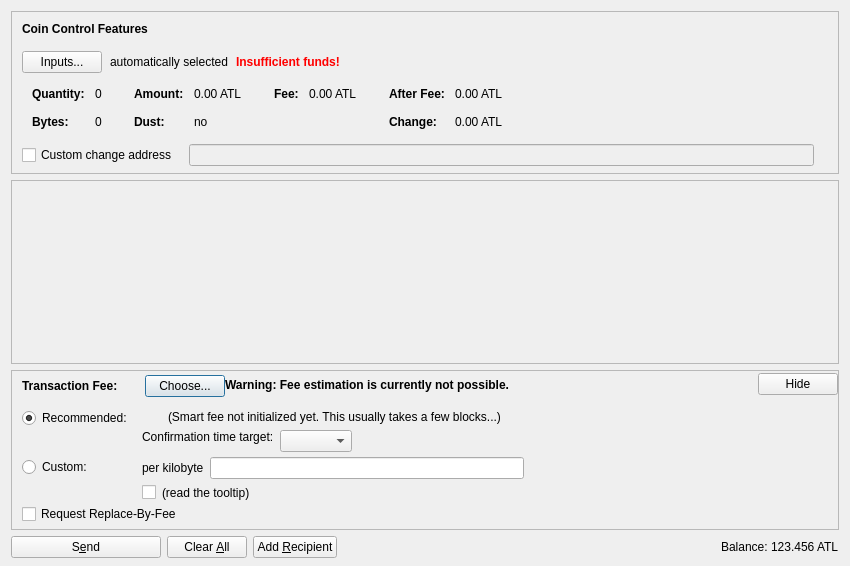
<?xml version="1.0" encoding="UTF-8"?>
<ui version="4.0">
 <class>SendCoinsDialog</class>
 <widget class="QDialog" name="SendCoinsDialog">
  <property name="geometry">
   <rect>
    <x>0</x>
    <y>0</y>
    <width>850</width>
    <height>566</height>
   </rect>
  </property>
  <property name="windowTitle">
   <string>Send Coins</string>
  </property>
  <layout class="QVBoxLayout" name="verticalLayout" stretch="0,1,0,0">
   <property name="bottomMargin">
    <number>8</number>
   </property>
   <item>
    <widget class="QFrame" name="frameCoinControl">
     <property name="sizePolicy">
      <sizepolicy hsizetype="Expanding" vsizetype="Expanding">
       <horstretch>0</horstretch>
       <verstretch>0</verstretch>
      </sizepolicy>
     </property>
     <property name="maximumSize">
      <size>
       <width>16777215</width>
       <height>16777215</height>
      </size>
     </property>
     <property name="frameShape">
      <enum>QFrame::StyledPanel</enum>
     </property>
     <property name="frameShadow">
      <enum>QFrame::Sunken</enum>
     </property>
     <layout class="QVBoxLayout" name="verticalLayoutCoinControl2">
      <property name="spacing">
       <number>0</number>
      </property>
      <property name="leftMargin">
       <number>0</number>
      </property>
      <property name="topMargin">
       <number>0</number>
      </property>
      <property name="rightMargin">
       <number>0</number>
      </property>
      <property name="bottomMargin">
       <number>6</number>
      </property>
      <item>
       <layout class="QVBoxLayout" name="verticalLayoutCoinControl" stretch="0,0,0,0,1">
        <property name="spacing">
         <number>0</number>
        </property>
        <property name="leftMargin">
         <number>10</number>
        </property>
        <property name="topMargin">
         <number>10</number>
        </property>
        <item>
         <layout class="QHBoxLayout" name="horizontalLayoutCoinControl1">
          <property name="bottomMargin">
           <number>15</number>
          </property>
          <item>
           <widget class="QLabel" name="labelCoinControlFeatures">
            <property name="sizePolicy">
             <sizepolicy hsizetype="Preferred" vsizetype="Maximum">
              <horstretch>0</horstretch>
              <verstretch>0</verstretch>
             </sizepolicy>
            </property>
            <property name="font">
             <font>
              <weight>75</weight>
              <bold>true</bold>
             </font>
            </property>
            <property name="styleSheet">
             <string notr="true">font-weight:bold;</string>
            </property>
            <property name="text">
             <string>Coin Control Features</string>
            </property>
           </widget>
          </item>
         </layout>
        </item>
        <item>
         <layout class="QHBoxLayout" name="horizontalLayoutCoinControl2" stretch="0,0,0,0">
          <property name="spacing">
           <number>8</number>
          </property>
          <property name="bottomMargin">
           <number>10</number>
          </property>
          <item>
           <widget class="QPushButton" name="pushButtonCoinControl">
            <property name="styleSheet">
             <string notr="true"/>
            </property>
            <property name="text">
             <string>Inputs...</string>
            </property>
            <property name="autoDefault">
             <bool>false</bool>
            </property>
           </widget>
          </item>
          <item>
           <widget class="QLabel" name="labelCoinControlAutomaticallySelected">
            <property name="text">
             <string>automatically selected</string>
            </property>
            <property name="margin">
             <number>5</number>
            </property>
           </widget>
          </item>
          <item>
           <widget class="QLabel" name="labelCoinControlInsuffFunds">
            <property name="font">
             <font>
              <weight>75</weight>
              <bold>true</bold>
             </font>
            </property>
            <property name="styleSheet">
             <string notr="true">color:red;font-weight:bold;</string>
            </property>
            <property name="text">
             <string>Insufficient funds!</string>
            </property>
            <property name="margin">
             <number>5</number>
            </property>
           </widget>
          </item>
          <item>
           <spacer name="horizontalSpacerCoinControl">
            <property name="orientation">
             <enum>Qt::Horizontal</enum>
            </property>
            <property name="sizeHint" stdset="0">
             <size>
              <width>40</width>
              <height>1</height>
             </size>
            </property>
           </spacer>
          </item>
         </layout>
        </item>
        <item>
         <widget class="QWidget" name="widgetCoinControl" native="true">
          <property name="sizePolicy">
           <sizepolicy hsizetype="Preferred" vsizetype="Preferred">
            <horstretch>0</horstretch>
            <verstretch>0</verstretch>
           </sizepolicy>
          </property>
          <property name="minimumSize">
           <size>
            <width>0</width>
            <height>0</height>
           </size>
          </property>
          <property name="styleSheet">
           <string notr="true"/>
          </property>
          <layout class="QHBoxLayout" name="horizontalLayoutCoinControl5">
           <property name="leftMargin">
            <number>0</number>
           </property>
           <property name="topMargin">
            <number>0</number>
           </property>
           <property name="rightMargin">
            <number>0</number>
           </property>
           <property name="bottomMargin">
            <number>0</number>
           </property>
           <item>
            <layout class="QHBoxLayout" name="horizontalLayoutCoinControl3" stretch="0,0,0,1">
             <property name="spacing">
              <number>20</number>
             </property>
             <property name="topMargin">
              <number>0</number>
             </property>
             <property name="bottomMargin">
              <number>10</number>
             </property>
             <item>
              <layout class="QFormLayout" name="formLayoutCoinControl1">
               <property name="horizontalSpacing">
                <number>10</number>
               </property>
               <property name="verticalSpacing">
                <number>14</number>
               </property>
               <property name="leftMargin">
                <number>10</number>
               </property>
               <property name="topMargin">
                <number>4</number>
               </property>
               <property name="rightMargin">
                <number>6</number>
               </property>
               <item row="0" column="0">
                <widget class="QLabel" name="labelCoinControlQuantityText">
                 <property name="font">
                  <font>
                   <weight>75</weight>
                   <bold>true</bold>
                  </font>
                 </property>
                 <property name="text">
                  <string>Quantity:</string>
                 </property>
                 <property name="margin">
                  <number>0</number>
                 </property>
                </widget>
               </item>
               <item row="0" column="1">
                <widget class="QLabel" name="labelCoinControlQuantity">
                 <property name="cursor">
                  <cursorShape>IBeamCursor</cursorShape>
                 </property>
                 <property name="contextMenuPolicy">
                  <enum>Qt::ActionsContextMenu</enum>
                 </property>
                 <property name="text">
                  <string notr="true">0</string>
                 </property>
                 <property name="margin">
                  <number>0</number>
                 </property>
                 <property name="textInteractionFlags">
                  <set>Qt::LinksAccessibleByMouse|Qt::TextSelectableByKeyboard|Qt::TextSelectableByMouse</set>
                 </property>
                </widget>
               </item>
               <item row="1" column="0">
                <widget class="QLabel" name="labelCoinControlBytesText">
                 <property name="font">
                  <font>
                   <weight>75</weight>
                   <bold>true</bold>
                  </font>
                 </property>
                 <property name="text">
                  <string>Bytes:</string>
                 </property>
                </widget>
               </item>
               <item row="1" column="1">
                <widget class="QLabel" name="labelCoinControlBytes">
                 <property name="cursor">
                  <cursorShape>IBeamCursor</cursorShape>
                 </property>
                 <property name="contextMenuPolicy">
                  <enum>Qt::ActionsContextMenu</enum>
                 </property>
                 <property name="text">
                  <string notr="true">0</string>
                 </property>
                 <property name="textInteractionFlags">
                  <set>Qt::LinksAccessibleByMouse|Qt::TextSelectableByKeyboard|Qt::TextSelectableByMouse</set>
                 </property>
                </widget>
               </item>
              </layout>
             </item>
             <item>
              <layout class="QFormLayout" name="formLayoutCoinControl2">
               <property name="horizontalSpacing">
                <number>10</number>
               </property>
               <property name="verticalSpacing">
                <number>14</number>
               </property>
               <property name="leftMargin">
                <number>6</number>
               </property>
               <property name="topMargin">
                <number>4</number>
               </property>
               <property name="rightMargin">
                <number>6</number>
               </property>
               <item row="0" column="0">
                <widget class="QLabel" name="labelCoinControlAmountText">
                 <property name="font">
                  <font>
                   <weight>75</weight>
                   <bold>true</bold>
                  </font>
                 </property>
                 <property name="text">
                  <string>Amount:</string>
                 </property>
                 <property name="margin">
                  <number>0</number>
                 </property>
                </widget>
               </item>
               <item row="0" column="1">
                <widget class="QLabel" name="labelCoinControlAmount">
                 <property name="cursor">
                  <cursorShape>IBeamCursor</cursorShape>
                 </property>
                 <property name="contextMenuPolicy">
                  <enum>Qt::ActionsContextMenu</enum>
                 </property>
                 <property name="text">
                  <string notr="true">0.00 ATL</string>
                 </property>
                 <property name="textInteractionFlags">
                  <set>Qt::LinksAccessibleByMouse|Qt::TextSelectableByKeyboard|Qt::TextSelectableByMouse</set>
                 </property>
                </widget>
               </item>
               <item row="1" column="0">
                <widget class="QLabel" name="labelCoinControlLowOutputText">
                 <property name="font">
                  <font>
                   <weight>75</weight>
                   <bold>true</bold>
                  </font>
                 </property>
                 <property name="text">
                  <string>Dust:</string>
                 </property>
                </widget>
               </item>
               <item row="1" column="1">
                <widget class="QLabel" name="labelCoinControlLowOutput">
                 <property name="cursor">
                  <cursorShape>IBeamCursor</cursorShape>
                 </property>
                 <property name="contextMenuPolicy">
                  <enum>Qt::ActionsContextMenu</enum>
                 </property>
                 <property name="text">
                  <string notr="true">no</string>
                 </property>
                 <property name="textInteractionFlags">
                  <set>Qt::LinksAccessibleByMouse|Qt::TextSelectableByKeyboard|Qt::TextSelectableByMouse</set>
                 </property>
                </widget>
               </item>
              </layout>
             </item>
             <item>
              <layout class="QFormLayout" name="formLayoutCoinControl3">
               <property name="horizontalSpacing">
                <number>10</number>
               </property>
               <property name="verticalSpacing">
                <number>14</number>
               </property>
               <property name="leftMargin">
                <number>6</number>
               </property>
               <property name="topMargin">
                <number>4</number>
               </property>
               <property name="rightMargin">
                <number>6</number>
               </property>
               <item row="0" column="0">
                <widget class="QLabel" name="labelCoinControlFeeText">
                 <property name="font">
                  <font>
                   <weight>75</weight>
                   <bold>true</bold>
                  </font>
                 </property>
                 <property name="text">
                  <string>Fee:</string>
                 </property>
                 <property name="margin">
                  <number>0</number>
                 </property>
                </widget>
               </item>
               <item row="0" column="1">
                <widget class="QLabel" name="labelCoinControlFee">
                 <property name="cursor">
                  <cursorShape>IBeamCursor</cursorShape>
                 </property>
                 <property name="contextMenuPolicy">
                  <enum>Qt::ActionsContextMenu</enum>
                 </property>
                 <property name="text">
                  <string notr="true">0.00 ATL</string>
                 </property>
                 <property name="textInteractionFlags">
                  <set>Qt::LinksAccessibleByMouse|Qt::TextSelectableByKeyboard|Qt::TextSelectableByMouse</set>
                 </property>
                </widget>
               </item>
              </layout>
             </item>
             <item>
              <layout class="QFormLayout" name="formLayoutCoinControl4">
               <property name="horizontalSpacing">
                <number>10</number>
               </property>
               <property name="verticalSpacing">
                <number>14</number>
               </property>
               <property name="leftMargin">
                <number>6</number>
               </property>
               <property name="topMargin">
                <number>4</number>
               </property>
               <property name="rightMargin">
                <number>6</number>
               </property>
               <item row="0" column="0">
                <widget class="QLabel" name="labelCoinControlAfterFeeText">
                 <property name="font">
                  <font>
                   <weight>75</weight>
                   <bold>true</bold>
                  </font>
                 </property>
                 <property name="text">
                  <string>After Fee:</string>
                 </property>
                 <property name="margin">
                  <number>0</number>
                 </property>
                </widget>
               </item>
               <item row="0" column="1">
                <widget class="QLabel" name="labelCoinControlAfterFee">
                 <property name="cursor">
                  <cursorShape>IBeamCursor</cursorShape>
                 </property>
                 <property name="contextMenuPolicy">
                  <enum>Qt::ActionsContextMenu</enum>
                 </property>
                 <property name="text">
                  <string notr="true">0.00 ATL</string>
                 </property>
                 <property name="textInteractionFlags">
                  <set>Qt::LinksAccessibleByMouse|Qt::TextSelectableByKeyboard|Qt::TextSelectableByMouse</set>
                 </property>
                </widget>
               </item>
               <item row="1" column="0">
                <widget class="QLabel" name="labelCoinControlChangeText">
                 <property name="font">
                  <font>
                   <weight>75</weight>
                   <bold>true</bold>
                  </font>
                 </property>
                 <property name="text">
                  <string>Change:</string>
                 </property>
                </widget>
               </item>
               <item row="1" column="1">
                <widget class="QLabel" name="labelCoinControlChange">
                 <property name="cursor">
                  <cursorShape>IBeamCursor</cursorShape>
                 </property>
                 <property name="contextMenuPolicy">
                  <enum>Qt::ActionsContextMenu</enum>
                 </property>
                 <property name="text">
                  <string notr="true">0.00 ATL</string>
                 </property>
                 <property name="textInteractionFlags">
                  <set>Qt::LinksAccessibleByMouse|Qt::TextSelectableByKeyboard|Qt::TextSelectableByMouse</set>
                 </property>
                </widget>
               </item>
              </layout>
             </item>
            </layout>
           </item>
          </layout>
         </widget>
        </item>
        <item>
         <layout class="QHBoxLayout" name="horizontalLayoutCoinControl4" stretch="0,0,0">
          <property name="spacing">
           <number>12</number>
          </property>
          <property name="sizeConstraint">
           <enum>QLayout::SetDefaultConstraint</enum>
          </property>
          <property name="topMargin">
           <number>5</number>
          </property>
          <property name="rightMargin">
           <number>5</number>
          </property>
          <item>
           <widget class="QCheckBox" name="checkBoxCoinControlChange">
            <property name="toolTip">
             <string>If this is activated, but the change address is empty or invalid, change will be sent to a newly generated address.</string>
            </property>
            <property name="text">
             <string>Custom change address</string>
            </property>
           </widget>
          </item>
          <item>
           <widget class="QValidatedLineEdit" name="lineEditCoinControlChange">
            <property name="enabled">
             <bool>false</bool>
            </property>
            <property name="sizePolicy">
             <sizepolicy hsizetype="Expanding" vsizetype="Fixed">
              <horstretch>0</horstretch>
              <verstretch>0</verstretch>
             </sizepolicy>
            </property>
           </widget>
          </item>
          <item>
           <widget class="QLabel" name="labelCoinControlChangeLabel">
            <property name="sizePolicy">
             <sizepolicy hsizetype="Preferred" vsizetype="Expanding">
              <horstretch>0</horstretch>
              <verstretch>0</verstretch>
             </sizepolicy>
            </property>
            <property name="minimumSize">
             <size>
              <width>0</width>
              <height>0</height>
             </size>
            </property>
            <property name="text">
             <string/>
            </property>
            <property name="margin">
             <number>3</number>
            </property>
           </widget>
          </item>
         </layout>
        </item>
        <item>
         <spacer name="verticalSpacerCoinControl">
          <property name="orientation">
           <enum>Qt::Vertical</enum>
          </property>
          <property name="sizeHint" stdset="0">
           <size>
            <width>800</width>
            <height>1</height>
           </size>
          </property>
         </spacer>
        </item>
       </layout>
      </item>
     </layout>
    </widget>
   </item>
   <item>
    <widget class="QScrollArea" name="scrollArea">
     <property name="widgetResizable">
      <bool>true</bool>
     </property>
     <widget class="QWidget" name="scrollAreaWidgetContents">
      <property name="geometry">
       <rect>
        <x>0</x>
        <y>0</y>
        <width>824</width>
        <height>69</height>
       </rect>
      </property>
      <layout class="QVBoxLayout" name="verticalLayout_2" stretch="0,1">
       <property name="leftMargin">
        <number>0</number>
       </property>
       <property name="topMargin">
        <number>0</number>
       </property>
       <property name="rightMargin">
        <number>0</number>
       </property>
       <property name="bottomMargin">
        <number>0</number>
       </property>
       <item>
        <layout class="QVBoxLayout" name="entries">
         <property name="spacing">
          <number>6</number>
         </property>
        </layout>
       </item>
       <item>
        <spacer name="verticalSpacer">
         <property name="orientation">
          <enum>Qt::Vertical</enum>
         </property>
         <property name="sizeHint" stdset="0">
          <size>
           <width>20</width>
           <height>40</height>
          </size>
         </property>
        </spacer>
       </item>
      </layout>
     </widget>
    </widget>
   </item>
   <item>
    <widget class="QFrame" name="frameFee">
     <property name="sizePolicy">
      <sizepolicy hsizetype="Expanding" vsizetype="Expanding">
       <horstretch>0</horstretch>
       <verstretch>0</verstretch>
      </sizepolicy>
     </property>
     <property name="maximumSize">
      <size>
       <width>16777215</width>
       <height>16777215</height>
      </size>
     </property>
     <property name="frameShape">
      <enum>QFrame::StyledPanel</enum>
     </property>
     <property name="frameShadow">
      <enum>QFrame::Sunken</enum>
     </property>
     <layout class="QVBoxLayout" name="verticalLayoutFee1">
      <property name="spacing">
       <number>0</number>
      </property>
      <property name="leftMargin">
       <number>0</number>
      </property>
      <property name="topMargin">
       <number>0</number>
      </property>
      <property name="rightMargin">
       <number>0</number>
      </property>
      <property name="bottomMargin">
       <number>0</number>
      </property>
      <item>
       <layout class="QVBoxLayout" name="verticalLayoutFee2" stretch="0,0,0">
        <property name="spacing">
         <number>0</number>
        </property>
        <property name="leftMargin">
         <number>10</number>
        </property>
        <property name="topMargin">
         <number>0</number>
        </property>
        <item>
         <layout class="QHBoxLayout" name="horizontalLayoutFee1">
          <property name="bottomMargin">
           <number>0</number>
          </property>
          <item>
           <layout class="QVBoxLayout" name="verticalLayoutFee7">
            <property name="spacing">
             <number>0</number>
            </property>
            <item>
             <spacer name="verticalSpacerSmartFee">
              <property name="orientation">
               <enum>Qt::Vertical</enum>
              </property>
              <property name="sizeType">
               <enum>QSizePolicy::Fixed</enum>
              </property>
              <property name="sizeHint" stdset="0">
               <size>
                <width>1</width>
                <height>4</height>
               </size>
              </property>
             </spacer>
            </item>
            <item>
             <layout class="QHBoxLayout" name="horizontalLayoutSmartFee">
              <property name="spacing">
               <number>10</number>
              </property>
              <item>
               <widget class="QLabel" name="labelFeeHeadline">
                <property name="sizePolicy">
                 <sizepolicy hsizetype="Preferred" vsizetype="Maximum">
                  <horstretch>0</horstretch>
                  <verstretch>0</verstretch>
                 </sizepolicy>
                </property>
                <property name="font">
                 <font>
                  <weight>75</weight>
                  <bold>true</bold>
                 </font>
                </property>
                <property name="styleSheet">
                 <string notr="true">font-weight:bold;</string>
                </property>
                <property name="text">
                 <string>Transaction Fee:</string>
                </property>
               </widget>
              </item>
              <item>
               <widget class="QLabel" name="labelFeeMinimized">
                <property name="text">
                 <string/>
                </property>
               </widget>
              </item>
              <item>
               <widget class="QPushButton" name="buttonChooseFee">
                <property name="text">
                 <string>Choose...</string>
                </property>
               </widget>
              </item>
             </layout>
            </item>
            <item>
             <spacer name="verticalSpacer_5">
              <property name="orientation">
               <enum>Qt::Vertical</enum>
              </property>
              <property name="sizeHint" stdset="0">
               <size>
                <width>1</width>
                <height>1</height>
               </size>
              </property>
             </spacer>
            </item>
           </layout>
          </item>
          <item>
           <widget class="QLabel" name="fallbackFeeWarningLabel">
            <property name="font">
             <font>
              <weight>75</weight>
              <bold>true</bold>
             </font>
            </property>
            <property name="toolTip">
             <string>Using the fallbackfee can result in sending a transaction that will take several hours or days (or never) to confirm. Consider choosing your fee manually or wait until you have validated the complete chain.</string>
            </property>
            <property name="text">
             <string>Warning: Fee estimation is currently not possible.</string>
            </property>
            <property name="wordWrap">
             <bool>false</bool>
            </property>
           </widget>
          </item>
          <item>
           <spacer name="horizontalSpacer_4">
            <property name="orientation">
             <enum>Qt::Horizontal</enum>
            </property>
            <property name="sizeType">
             <enum>QSizePolicy::MinimumExpanding</enum>
            </property>
            <property name="sizeHint" stdset="0">
             <size>
              <width>40</width>
              <height>20</height>
             </size>
            </property>
           </spacer>
          </item>
          <item>
           <widget class="QPushButton" name="buttonMinimizeFee">
            <property name="toolTip">
             <string>collapse fee-settings</string>
            </property>
            <property name="text">
             <string>Hide</string>
            </property>
           </widget>
          </item>
         </layout>
        </item>
        <item>
         <widget class="QFrame" name="frameFeeSelection">
          <layout class="QVBoxLayout" name="verticalLayoutFee12">
           <property name="spacing">
            <number>0</number>
           </property>
           <property name="leftMargin">
            <number>0</number>
           </property>
           <property name="topMargin">
            <number>0</number>
           </property>
           <property name="rightMargin">
            <number>0</number>
           </property>
           <property name="bottomMargin">
            <number>0</number>
           </property>
           <item>
            <layout class="QGridLayout" name="gridLayoutFee">
             <property name="topMargin">
              <number>10</number>
             </property>
             <property name="bottomMargin">
              <number>4</number>
             </property>
             <property name="horizontalSpacing">
              <number>10</number>
             </property>
             <property name="verticalSpacing">
              <number>4</number>
             </property>
             <item row="1" column="1">
              <layout class="QVBoxLayout" name="verticalLayoutFee8">
               <property name="spacing">
                <number>6</number>
               </property>
               <item>
                <layout class="QHBoxLayout" name="horizontalLayoutFee13">
                 <item>
                  <widget class="QLabel" name="labelCustomPerKilobyte">
                   <property name="toolTip">
                    <string>If the custom fee is set to 1000 satoshis and the transaction is only 250 bytes, then &quot;per kilobyte&quot; only pays 250 satoshis in fee, while &quot;total at least&quot; pays 1000 satoshis. For transactions bigger than a kilobyte both pay by kilobyte.</string>
                   </property>
                   <property name="text">
                    <string>per kilobyte</string>
                   </property>
                  </widget>
                 </item>
                 <item>
                  <widget class="AtlasAmountField" name="customFee"/>
                 </item>
                 <item>
                  <spacer name="horizontalSpacer_6">
                   <property name="orientation">
                    <enum>Qt::Horizontal</enum>
                   </property>
                   <property name="sizeHint" stdset="0">
                    <size>
                     <width>1</width>
                     <height>1</height>
                    </size>
                   </property>
                  </spacer>
                 </item>
                </layout>
               </item>
               <item>
                <layout class="QHBoxLayout" name="horizontalLayoutFee8">
                 <item>
                  <widget class="QCheckBox" name="checkBoxMinimumFee">
                   <property name="toolTip">
                    <string>Paying only the minimum fee is just fine as long as there is less transaction volume than space in the blocks. But be aware that this can end up in a never confirming transaction once there is more demand for atlas transactions than the network can process.</string>
                   </property>
                   <property name="text">
                    <string/>
                   </property>
                  </widget>
                 </item>
                 <item>
                  <widget class="QLabel" name="labelMinFeeWarning">
                   <property name="enabled">
                    <bool>true</bool>
                   </property>
                   <property name="toolTip">
                    <string>Paying only the minimum fee is just fine as long as there is less transaction volume than space in the blocks. But be aware that this can end up in a never confirming transaction once there is more demand for atlas transactions than the network can process.</string>
                   </property>
                   <property name="text">
                    <string>(read the tooltip)</string>
                   </property>
                   <property name="margin">
                    <number>5</number>
                   </property>
                  </widget>
                 </item>
                 <item>
                  <spacer name="horizontalSpacer_2">
                   <property name="orientation">
                    <enum>Qt::Horizontal</enum>
                   </property>
                   <property name="sizeHint" stdset="0">
                    <size>
                     <width>1</width>
                     <height>1</height>
                    </size>
                   </property>
                  </spacer>
                 </item>
                </layout>
               </item>
              </layout>
             </item>
             <item row="0" column="0">
              <layout class="QVBoxLayout" name="verticalLayoutFee4" stretch="0,1">
               <item>
                <widget class="QRadioButton" name="radioSmartFee">
                 <property name="text">
                  <string>Recommended:</string>
                 </property>
                 <property name="checked">
                  <bool>true</bool>
                 </property>
                 <attribute name="buttonGroup">
                  <string notr="true">groupFee</string>
                 </attribute>
                </widget>
               </item>
               <item>
                <spacer name="verticalSpacer_2">
                 <property name="orientation">
                  <enum>Qt::Vertical</enum>
                 </property>
                 <property name="sizeHint" stdset="0">
                  <size>
                   <width>1</width>
                   <height>1</height>
                  </size>
                 </property>
                </spacer>
               </item>
              </layout>
             </item>
             <item row="1" column="0">
              <layout class="QVBoxLayout" name="verticalLayoutFee9" stretch="0,1">
               <item>
                <widget class="QRadioButton" name="radioCustomFee">
                 <property name="text">
                  <string>Custom:</string>
                 </property>
                 <attribute name="buttonGroup">
                  <string notr="true">groupFee</string>
                 </attribute>
                </widget>
               </item>
               <item>
                <spacer name="verticalSpacer_6">
                 <property name="orientation">
                  <enum>Qt::Vertical</enum>
                 </property>
                 <property name="sizeHint" stdset="0">
                  <size>
                   <width>1</width>
                   <height>1</height>
                  </size>
                 </property>
                </spacer>
               </item>
              </layout>
             </item>
             <item row="0" column="1">
              <layout class="QVBoxLayout" name="verticalLayoutFee3" stretch="0,0,1">
               <property name="spacing">
                <number>6</number>
               </property>
               <property name="topMargin">
                <number>2</number>
               </property>
               <item>
                <layout class="QHBoxLayout" name="horizontalLayoutFee12">
                 <item>
                  <widget class="QLabel" name="labelSmartFee">
                   <property name="text">
                    <string/>
                   </property>
                   <property name="margin">
                    <number>2</number>
                   </property>
                  </widget>
                 </item>
                 <item>
                  <widget class="QLabel" name="labelFeeEstimation">
                   <property name="text">
                    <string/>
                   </property>
                  </widget>
                 </item>
                 <item>
                  <widget class="QLabel" name="labelSmartFee2">
                   <property name="text">
                    <string>(Smart fee not initialized yet. This usually takes a few blocks...)</string>
                   </property>
                   <property name="margin">
                    <number>2</number>
                   </property>
                  </widget>
                 </item>
                 <item>
                  <spacer name="horizontalSpacer_5">
                   <property name="orientation">
                    <enum>Qt::Horizontal</enum>
                   </property>
                   <property name="sizeHint" stdset="0">
                    <size>
                     <width>1</width>
                     <height>1</height>
                    </size>
                   </property>
                  </spacer>
                 </item>
                </layout>
               </item>
               <item>
                <layout class="QHBoxLayout" name="horizontalLayoutFee9">
                 <item>
                  <layout class="QVBoxLayout" name="verticalLayoutFee6">
                   <item>
                    <widget class="QLabel" name="labelSmartFee3">
                     <property name="text">
                      <string>Confirmation time target:</string>
                     </property>
                     <property name="margin">
                      <number>2</number>
                     </property>
                    </widget>
                   </item>
                   <item>
                    <spacer name="verticalSpacer_3">
                     <property name="orientation">
                      <enum>Qt::Vertical</enum>
                     </property>
                     <property name="sizeHint" stdset="0">
                      <size>
                       <width>1</width>
                       <height>1</height>
                      </size>
                     </property>
                    </spacer>
                   </item>
                  </layout>
                 </item>
                 <item>
                  <layout class="QVBoxLayout" name="verticalLayoutFee5">
                   <property name="rightMargin">
                    <number>30</number>
                   </property>
                   <item>
                    <layout class="QHBoxLayout" name="horizontalLayoutConfTarget">
                     <property name="bottomMargin">
                      <number>0</number>
                     </property>
                     <item>
                      <widget class="QComboBox" name="confTargetSelector"/>
                     </item>
                     <item>
                      <spacer name="horizontalSpacerConfTarget">
                       <property name="orientation">
                        <enum>Qt::Horizontal</enum>
                       </property>
                       <property name="sizeHint" stdset="0">
                        <size>
                         <width>40</width>
                         <height>20</height>
                        </size>
                       </property>
                      </spacer>
                     </item>
                    </layout>
                   </item>
                  </layout>
                 </item>
                </layout>
               </item>
               <item>
                <spacer name="verticalSpacer_4">
                 <property name="orientation">
                  <enum>Qt::Vertical</enum>
                 </property>
                 <property name="sizeHint" stdset="0">
                  <size>
                   <width>1</width>
                   <height>1</height>
                  </size>
                 </property>
                </spacer>
               </item>
              </layout>
             </item>
            </layout>
           </item>
           <item>
            <widget class="QCheckBox" name="optInRBF">
             <property name="toolTip">
              <string>Indicates that the sender may wish to replace this transaction with a new one paying higher fees (prior to being confirmed).</string>
             </property>
             <property name="text">
              <string>Request Replace-By-Fee</string>
             </property>
            </widget>
           </item>
          </layout>
         </widget>
        </item>
        <item>
         <spacer name="verticalSpacerFee">
          <property name="orientation">
           <enum>Qt::Vertical</enum>
          </property>
          <property name="sizeHint" stdset="0">
           <size>
            <width>40</width>
            <height>5</height>
           </size>
          </property>
         </spacer>
        </item>
       </layout>
      </item>
     </layout>
    </widget>
   </item>
   <item>
    <layout class="QHBoxLayout" name="horizontalLayout">
     <item>
      <widget class="QPushButton" name="sendButton">
       <property name="minimumSize">
        <size>
         <width>150</width>
         <height>0</height>
        </size>
       </property>
       <property name="toolTip">
        <string>Confirm the send action</string>
       </property>
       <property name="text">
        <string>S&amp;end</string>
       </property>
       <property name="icon">
        <iconset>
         <normaloff>:/icons/send</normaloff>:/icons/send</iconset>
       </property>
       <property name="autoDefault">
        <bool>false</bool>
       </property>
       <property name="default">
        <bool>false</bool>
       </property>
      </widget>
     </item>
     <item>
      <widget class="QPushButton" name="clearButton">
       <property name="sizePolicy">
        <sizepolicy hsizetype="Minimum" vsizetype="Fixed">
         <horstretch>0</horstretch>
         <verstretch>0</verstretch>
        </sizepolicy>
       </property>
       <property name="toolTip">
        <string>Clear all fields of the form.</string>
       </property>
       <property name="text">
        <string>Clear &amp;All</string>
       </property>
       <property name="icon">
        <iconset>
         <normaloff>:/icons/remove</normaloff>:/icons/remove</iconset>
       </property>
       <property name="autoDefault">
        <bool>false</bool>
       </property>
      </widget>
     </item>
     <item>
      <widget class="QPushButton" name="addButton">
       <property name="toolTip">
        <string>Send to multiple recipients at once</string>
       </property>
       <property name="text">
        <string>Add &amp;Recipient</string>
       </property>
       <property name="icon">
        <iconset>
         <normaloff>:/icons/add</normaloff>:/icons/add</iconset>
       </property>
       <property name="autoDefault">
        <bool>false</bool>
       </property>
      </widget>
     </item>
     <item>
      <spacer name="horizontalSpacer">
       <property name="orientation">
        <enum>Qt::Horizontal</enum>
       </property>
       <property name="sizeHint" stdset="0">
        <size>
         <width>40</width>
         <height>20</height>
        </size>
       </property>
      </spacer>
     </item>
     <item>
      <layout class="QHBoxLayout" name="horizontalLayout_2">
       <property name="spacing">
        <number>3</number>
       </property>
       <item>
        <widget class="QLabel" name="label">
         <property name="sizePolicy">
          <sizepolicy hsizetype="Preferred" vsizetype="Fixed">
           <horstretch>0</horstretch>
           <verstretch>0</verstretch>
          </sizepolicy>
         </property>
         <property name="text">
          <string>Balance:</string>
         </property>
        </widget>
       </item>
       <item>
        <widget class="QLabel" name="labelBalance">
         <property name="sizePolicy">
          <sizepolicy hsizetype="Preferred" vsizetype="Fixed">
           <horstretch>0</horstretch>
           <verstretch>0</verstretch>
          </sizepolicy>
         </property>
         <property name="cursor">
          <cursorShape>IBeamCursor</cursorShape>
         </property>
         <property name="text">
          <string notr="true">123.456 ATL</string>
         </property>
         <property name="textInteractionFlags">
          <set>Qt::LinksAccessibleByMouse|Qt::TextSelectableByKeyboard|Qt::TextSelectableByMouse</set>
         </property>
        </widget>
       </item>
      </layout>
     </item>
    </layout>
   </item>
  </layout>
 </widget>
 <customwidgets>
  <customwidget>
   <class>QValidatedLineEdit</class>
   <extends>QLineEdit</extends>
   <header>qvalidatedlineedit.h</header>
  </customwidget>
  <customwidget>
   <class>AtlasAmountField</class>
   <extends>QLineEdit</extends>
   <header>atlasamountfield.h</header>
   <container>1</container>
  </customwidget>
 </customwidgets>
 <resources>
  <include location="../atlas.qrc"/>
 </resources>
 <connections/>
 <buttongroups>
  <buttongroup name="groupFee"/>
 </buttongroups>
</ui>
